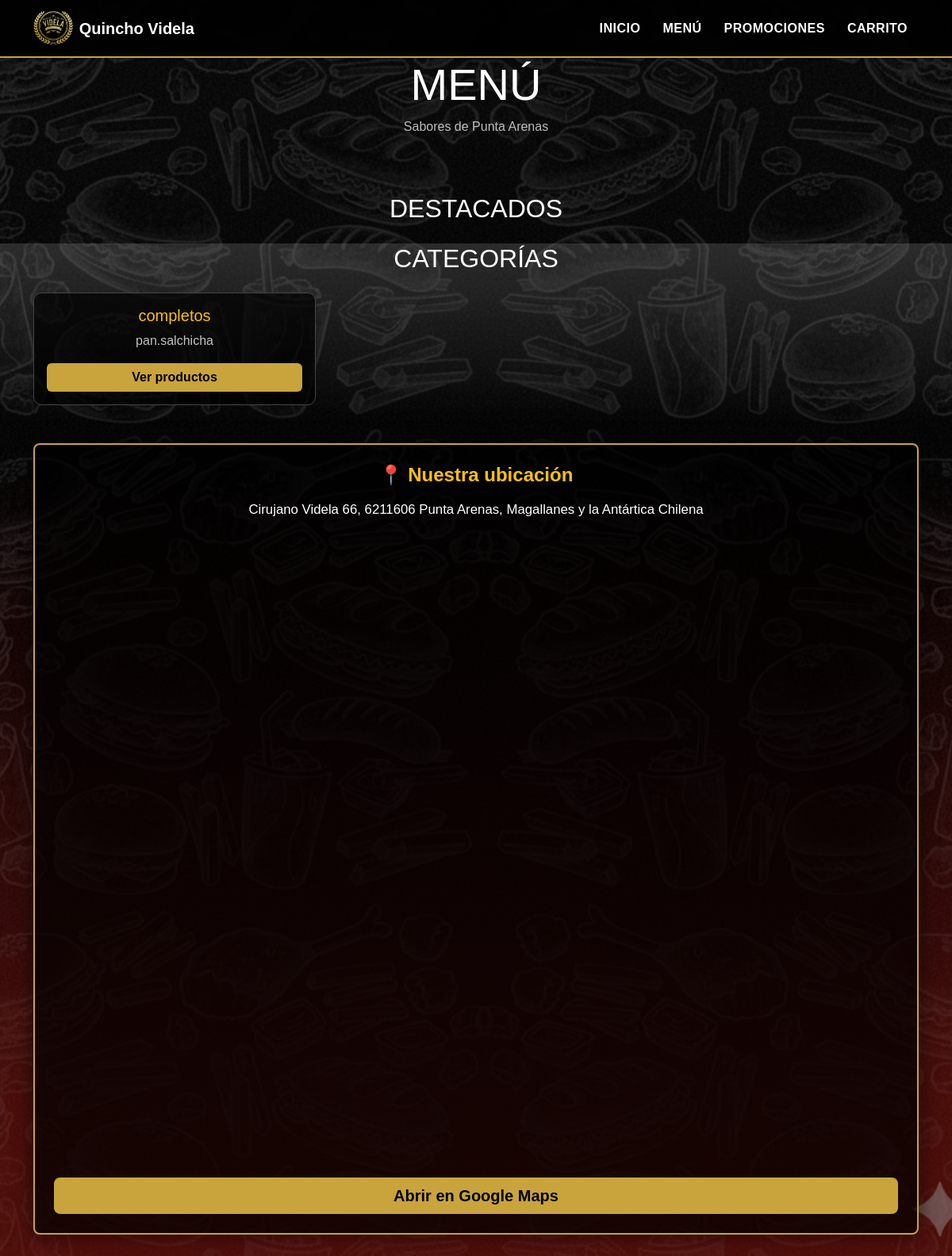
Before: / with the older database file.
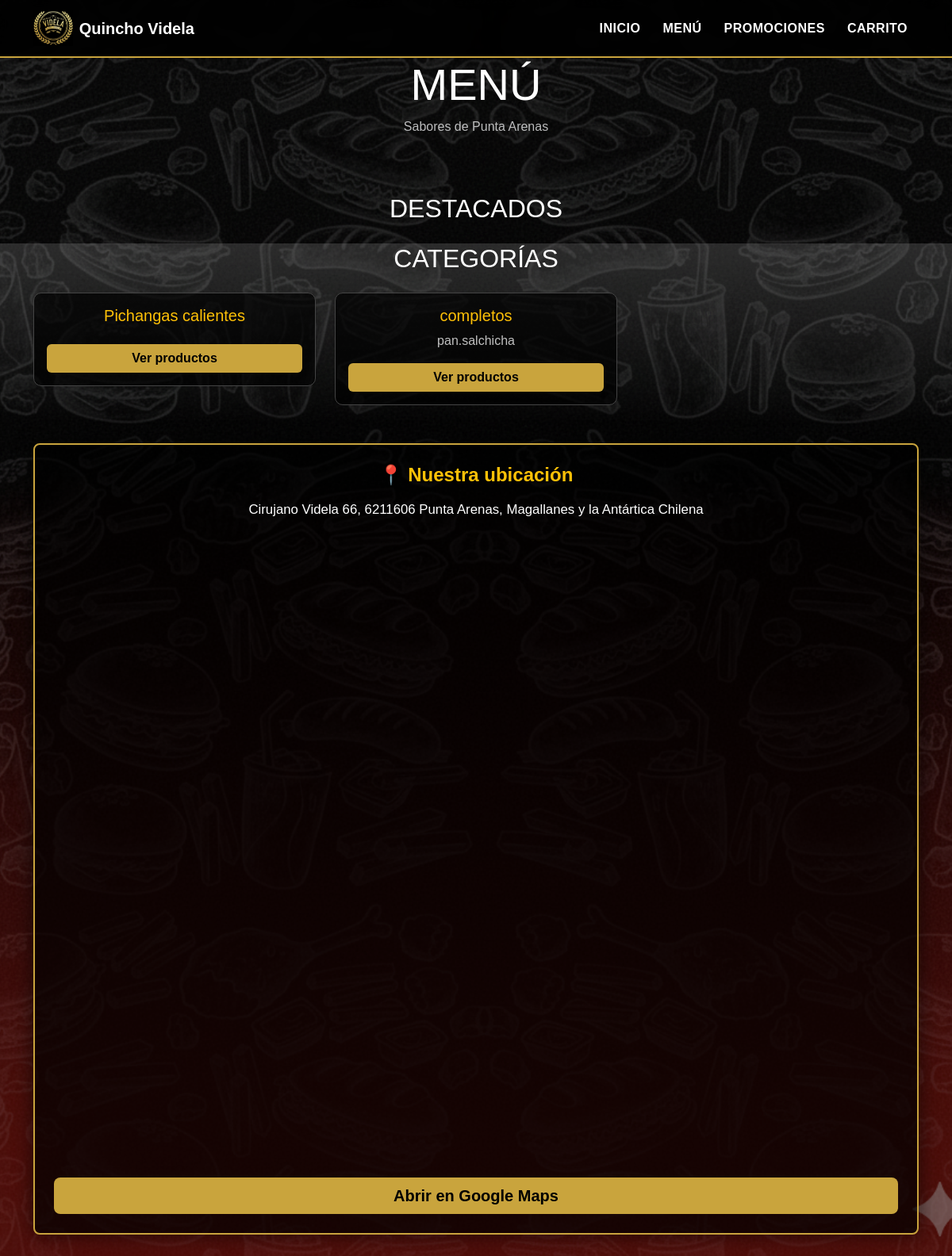
After: the same page with the newer database file.
### menu/models.py (models this page shows, shortened)
class Categoria(models.Model):
    nombre = models.CharField(max_length=100, unique=True)
    descripcion = models.TextField(blank=True)
    activa = models.BooleanField(default=True)
    class Meta:
        verbose_name_plural = "Categorías"

### menu/views.py (the view)
# urls.py: path("", views.index, name="index"),
def index(request: HttpRequest) -> HttpResponse:
    productos = Producto.objects.filter(activo=True).order_by("-id")[:12]
    promos = Promocion.objects.filter(activa=True).order_by("-id")[:8]
    categorias = Categoria.objects.filter(activa=True).order_by("nombre")
    return render(request, "index.html", {
        "productos": productos,
        "promos": promos,
        "categorias": categorias,
    })

### menu/templates/index.html (shortened to what this page needs)
{% load static %}
<!DOCTYPE html>
<html lang="es">
<head>
    <link href="https://cdn.jsdelivr.net/npm/bootstrap@5.3.3/dist/css/bootstrap.min.css" rel="stylesheet">
    <link rel="stylesheet" href="{% static 'estilo.css' %}">
</head>
<body>
<nav class="navbar navbar-expand-md navbar-dark bg-black shadow-sm sticky-top">
  <div class="container">
    <a class="navbar-brand d-flex align-items-center" href="/">
      <img src="{% static 'logo2.png' %}" alt="Videla Logo"
           class="me-2" style="height:45px;">
      <span class="fw-semibold">Quincho Videla</span>
    </a>
    <div class="collapse navbar-collapse" id="navVidela">
      <ul class="navbar-nav ms-auto">
        <li class="nav-item">
          <a class="nav-link" href="/">Inicio</a>
        </li>
        <li class="nav-item">
          <a class="nav-link" href="{% url 'menu' %}">Menú</a>
        </li>
        <li class="nav-item">
          <a class="nav-link" href="{% url 'promociones' %}">Promociones</a>
        </li>
        <li class="nav-item">
          <a class="nav-link" href="{% url 'carrito' %}">Carrito</a>
        </li>
      </ul>
    </div>
  </div>
</nav>
<section class="seccion text-center">
    <h1 class="titulo-dorado display-4">MENÚ</h1>
    <p class="text-light opacity-75">Sabores de Punta Arenas</p>
    <div class="container mt-4">
        <div class="row justify-content-center">
            <div class="col-6 col-md-4 mb-4">
            </div>
            <div class="col-6 col-md-4 mb-4">
            </div>
            <div class="col-6 col-md-4 mb-4">
            </div>
        </div>
    </div>
</section>
<section class="seccion">
    <div class="container">
        <h2 class="titulo-dorado text-center">DESTACADOS</h2>
    </div>
</section>
<section class="seccion bg-gradient">
    <div class="container">
        <h2 class="titulo-dorado text-center">CATEGORÍAS</h2>
        <div class="row mt-4">
            {% for c in categorias %}
            <div class="col-6 col-md-4 mb-4">
                <div class="carta-prod p-3 text-center">
                    <h5 class="text-warning">{{ c.nombre }}</h5>
                    <p class="opacity-75">{{ c.descripcion }}</p>
                    <a href="{% url 'menu' %}" class="btn btn-dorado w-100">Ver productos</a>
                </div>
            </div>
            {% endfor %}
        </div>
    </div>
</section>
<section class="seccion-gradiente mt-4">
  <div class="container mb-5">
    <div class="ubicacion-videla text-center p-4 rounded-3">
      <h4 class="text-warning fw-bold mb-3">📍 Nuestra ubicación</h4>
      <p class="mb-3" style="font-size:1.05rem;">
        Cirujano Videla 66, 6211606 Punta Arenas, Magallanes y la Antártica Chilena
      </p>
      <div class="ratio ratio-4x3 mb-3" style="border-radius: 18px; overflow: hidden;">
        <iframe
          src="https://www.google.com/maps/embed?pb=!1m18!1m12!1m3!1d3194.9419287786952!2d-70.91058582353375!3d-53.14133677771624!2m3!1f0!2f0!3f0!3m2!1i1024!2i768!4f13.1!3m3!1m2!1s0xbdb3d5e0edc9800f%3A0x8be898c758b66e64!2sCirujano%20Videla%2066%2C%20Punta%20Arenas%2C%20Magallanes%20y%20la%20Ant%C3%A1rtica%20Chilena!5e0!3m2!1ses-419!2scl!4v1731526252000!5m2!1ses-419!2scl"
          style="border:0;"
          allowfullscreen=""
          loading="lazy"
>
        </iframe>
      </div>
      <a href="https://maps.app.goo.gl/Tov63nLvcY3m3kYf7"
         target="_blank"
         class="btn btn-dorado btn-lg w-100 w-md-auto">
        Abrir en Google Maps
      </a>
    </div>
  </div>
</section>
</body>
</html>

Changed rows visible on the page:
added Categoria: nombre "Pichangas calientes"
